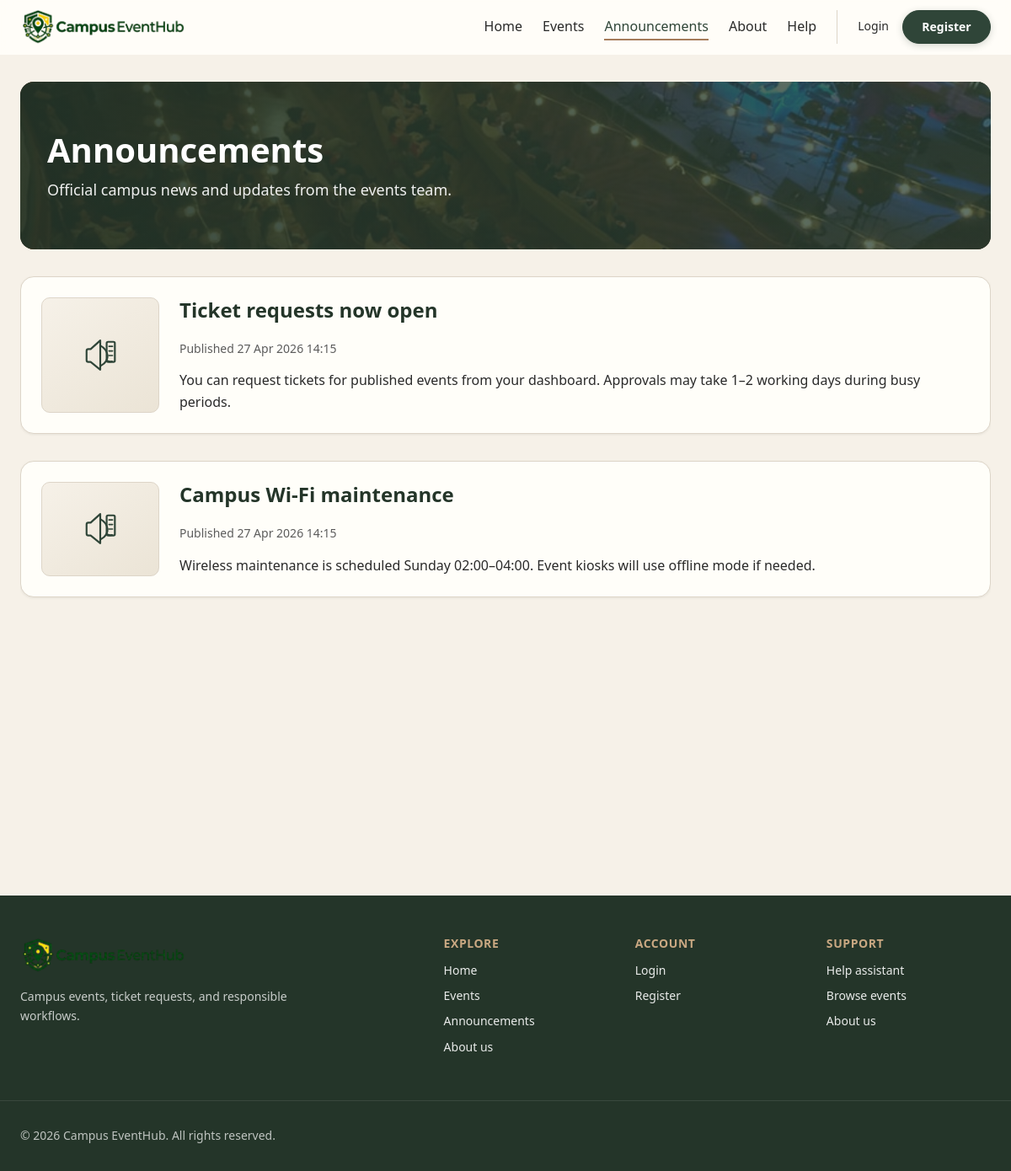
The page /announcements on the database its author committed.
### tables this page shows
CREATE TABLE announcements (
  id INT UNSIGNED AUTO_INCREMENT PRIMARY KEY,
  title VARCHAR(150) NOT NULL,
  body TEXT NOT NULL,
  status ENUM('draft','published') NOT NULL DEFAULT 'draft',
  created_by INT UNSIGNED NULL,
  updated_by INT UNSIGNED NULL,
  created_at DATETIME NOT NULL DEFAULT CURRENT_TIMESTAMP,
  updated_at DATETIME NOT NULL DEFAULT CURRENT_TIMESTAMP ON UPDATE CURRENT_TIMESTAMP,
  INDEX idx_announcements_title (title),
  INDEX idx_announcements_status (status),
  CONSTRAINT fk_announcements_created_by FOREIGN KEY (created_by) REFERENCES users(id) ON DELETE SET NULL,
  CONSTRAINT fk_announcements_updated_by FOREIGN KEY (updated_by) REFERENCES users(id) ON DELETE SET NULL
);

### app/core/Controller.php (called while the page is built, shortened)
<?php
abstract class Controller
{
    protected function render(string $view, array $data = []): void
    {
        $data['_inner_view'] = $view;
        extract($data, EXTR_SKIP);
        require APP_PATH . '/views/layouts/header.php';
        require APP_PATH . '/views/' . str_replace('.', '/', $view) . '.php';
        require APP_PATH . '/views/layouts/footer.php';
    }
}

### app/controllers/AnnouncementController.php (called while the page is built, shortened)
<?php
class AnnouncementController extends Controller
{
    private Announcement $announcements;
    public function __construct()
    {
        $this->announcements = new Announcement();
    }
    public function index(): void
    {
        $this->render('announcements/index', [
            'pageTitle' => 'Announcements',
            'announcements' => $this->announcements->published(),
        ]);
    }
}

### public/index.php (called while the page is built, shortened)
<?php
require_once APP_PATH . '/config/database.php';
require_once APP_PATH . '/core/Helpers.php';
require_once APP_PATH . '/core/Model.php';
require_once APP_PATH . '/core/Controller.php';
require_once APP_PATH . '/core/Router.php';
$router = new Router();
$router->get('/', 'AdminController@home');
$router->get('/login', 'AuthController@showLogin');
$router->post('/login', 'AuthController@login');
$router->get('/register', 'AuthController@showRegister');
$router->post('/register', 'AuthController@register');
$router->get('/logout', 'AuthController@logout');
$router->get('/dashboard', 'DashboardController@index');
$router->get('/events', 'EventController@index');
$router->get('/events/{slug}', 'EventController@show');
$router->post('/events/{id}/request-ticket', 'EventController@requestTicket');
$router->get('/my-tickets', 'TicketController@myTickets');
$router->get('/tickets/{id}/download', 'TicketController@download');
$router->get('/announcements', 'AnnouncementController@index');
$router->get('/about', 'AdminController@about');
$router->get('/help-assistant', 'AiController@helpPage');
$router->post('/help-assistant/ask', 'AiController@helpAsk');
$router->get('/admin/events', 'AdminController@eventIndex');
$router->get('/admin/events/create', 'AdminController@eventCreate');
$router->post('/admin/events/store', 'AdminController@eventStore');
$router->get('/admin/events/{id}', 'AdminController@eventShow');
$router->get('/admin/events/{id}/edit', 'AdminController@eventEdit');
$router->post('/admin/events/{id}/update', 'AdminController@eventUpdate');
$router->post('/admin/events/{id}/delete', 'AdminController@eventDelete');
$router->get('/admin/tickets', 'TicketController@adminIndex');
$router->get('/admin/tickets/{id}', 'TicketController@adminShow');
$router->post('/admin/tickets/{id}/status', 'TicketController@updateStatus');
$router->get('/admin/announcements', 'AnnouncementController@adminIndex');
$router->get('/admin/announcements/create', 'AnnouncementController@create');
$router->post('/admin/announcements/store', 'AnnouncementController@store');
$router->get('/admin/announcements/{id}/edit', 'AnnouncementController@edit');
$router->post('/admin/announcements/{id}/update', 'AnnouncementController@update');
$router->post('/admin/announcements/{id}/delete', 'AnnouncementController@delete');
$router->get('/admin/ai-draft', 'AiController@draftPage');
$router->post('/admin/ai-draft/generate', 'AiController@generateDraft');
$router->post('/admin/ai-draft/accept', 'AiController@acceptDraft');
$router->get('/admin/ai-logs', 'AiController@aiLogs');
$router->get('/admin/activity-logs', 'AdminController@activityLogs');
$router->dispatch();

### app/core/Model.php (called while the page is built, shortened)
<?php
abstract class Model
{
    public function __construct()
    {
        $this->db = db();
    }
}

### app/config/database.php (called while the page is built, shortened)
<?php
function db(): PDO
{
    static $pdo = null;
    if ($pdo instanceof PDO) {
        return $pdo;
    }
    $host = env('DB_HOST', '127.0.0.1');
    $port = env('DB_PORT', '3306');
    $name = env('DB_NAME', 'campus_eventhub');
    $user = env('DB_USER', 'root');
    $pass = env('DB_PASS', '');
    $dsn = sprintf(
        'mysql:host=%s;port=%s;dbname=%s;charset=utf8mb4',
        $host,
        $port,
        $name
    );
    $options = [
        PDO::ATTR_ERRMODE => PDO::ERRMODE_EXCEPTION,
        PDO::ATTR_DEFAULT_FETCH_MODE => PDO::FETCH_ASSOC,
        PDO::ATTR_EMULATE_PREPARES => false,
    ];
    try {
        $pdo = new PDO($dsn, $user, $pass, $options);
    } catch (PDOException $e) {
        if (APP_DEBUG) {
            throw $e;
        }
        http_response_code(500);
        require APP_PATH . '/views/errors/500.php';
        exit;
    }
    return $pdo;
}

### app/models/Announcement.php (called while the page is built, shortened)
<?php
class Announcement extends Model
{
    public function published(): array
    {
        $sql = "SELECT a.*, u.name AS creator_name
                FROM announcements a
                LEFT JOIN users u ON u.id = a.created_by
                WHERE a.status = 'published'
                ORDER BY a.created_at DESC";
        $stmt = $this->db->prepare($sql);
        $stmt->execute();
        return $stmt->fetchAll();
    }
}

### app/core/Helpers.php (called while the page is built, shortened)
<?php
function e(mixed $value): string
{
    if (is_bool($value)) {
        $value = $value ? '1' : '0';
    } elseif (is_array($value) || is_object($value)) {
        return '';
    } else {
        $value = (string) $value;
    }
    return htmlspecialchars($value, ENT_QUOTES | ENT_SUBSTITUTE, 'UTF-8');
}
function format_datetime(?string $datetime): string
{
    $ts = strtotime($datetime);
    return $ts ? date('d M Y H:i', $ts) : e($datetime);
}

### app/views/announcements/index.php (the view, shortened to what this page needs)
<?php
require APP_PATH . '/views/partials/page-banner.php';
?>
<div class="page-content-below-banner">
<?php if (empty($announcements)): ?>
    <p class="empty-state reveal">No announcements have been published yet.</p>
<?php else: ?>
    <div class="announcements-list">
        <?php foreach ($announcements as $a): ?>
            <article class="announcement-card reveal">
                <div class="announcement-card__icon" aria-hidden="true">
                </div>
                <div class="announcement-card__body">
                    <h2><?= e($a['title']) ?></h2>
                    <p class="meta">Published <?= e(format_datetime($a['created_at'])) ?></p>
                    <div class="body"><?= nl2br(e($a['body'])) ?></div>
                </div>
            </article>
        <?php endforeach; ?>
    </div>
<?php endif; ?>
</div>

### app/core/Router.php (shortened to what this page needs)
<?php
class Router
{
    private array $routes = [];
    private function add(string $method, string $path, string $handler): void
    {
        $this->routes[] = [
            'method' => strtoupper($method),
            'pattern' => $path,
            'handler' => $handler,
        ];
    }
    public function dispatch(): void
    {
        $method = $_SERVER['REQUEST_METHOD'] ?? 'GET';
        $uri = $this->normalizeUri();
        foreach ($this->routes as $route) {
            if ($route['method'] !== $method) {
                continue;
            }
            $params = $this->match($route['pattern'], $uri);
            if ($params === null) {
                continue;
            }
            $this->invoke($route['handler'], $params);
            return;
        }
    }
    private function normalizeUri(): string
    {
        $uri = parse_url($_SERVER['REQUEST_URI'] ?? '/', PHP_URL_PATH) ?: '/';
        $webRoot = defined('WEB_ROOT') ? WEB_ROOT : '';
        if ($webRoot !== '' && str_starts_with($uri, $webRoot)) {
            $uri = substr($uri, strlen($webRoot)) ?: '/';
        }
        $uri = rtrim($uri, '/');
        return $uri === '' ? '/' : $uri;
    }
    private function match(string $pattern, string $uri): ?array
    {
        $regex = preg_replace('/\{([a-zA-Z_]+)\}/', '(?P<$1>[^/]+)', $pattern);
        $regex = '#^' . $regex . '$#';
        if (!preg_match($regex, $uri, $matches)) {
            return null;
        }
        $params = [];
        return $params;
    }
    private function invoke(string $handler, array $params): void
    {
        [$class, $action] = explode('@', $handler, 2);
        $controller = new $class();
        $controller->{$action}(...array_values($params));
    }
}

### rows shown on the page
announcements: title "Ticket requests now open", created_at "27 Apr 2026 14:15", body "You can request tickets for published events from your dashboard. Approvals may take 1–2 working days during busy periods."
announcements: title "Campus Wi-Fi maintenance", created_at "27 Apr 2026 14:15", body "Wireless maintenance is scheduled Sunday 02:00–04:00. Event kiosks will use offline mode if needed."
